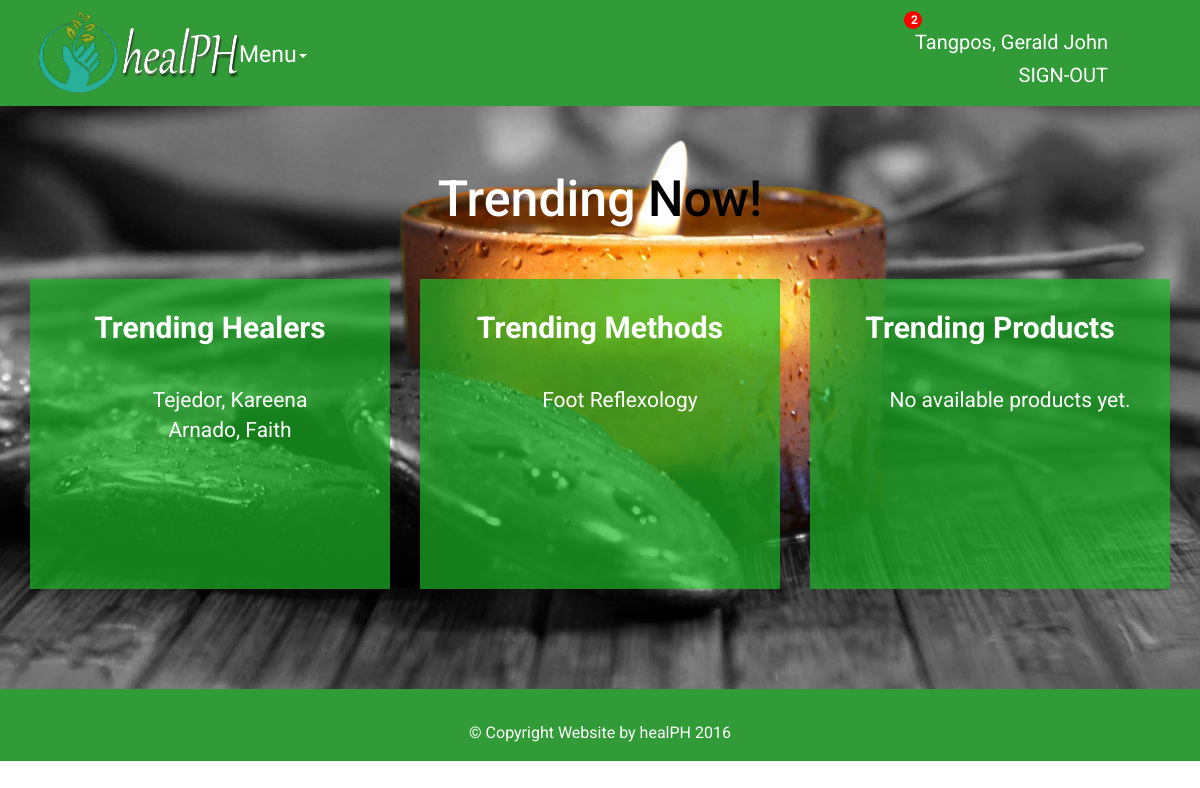
/promotion.php (signed in), run on the app's committed database.
### tables this page shows
CREATE TABLE IF NOT EXISTS `healer` (
  `HEALER_ID` int(11) NOT NULL AUTO_INCREMENT,
  `ACCT_ID` int(11) NOT NULL,
  `FIRSTNAME` varchar(30) NOT NULL,
  `LASTNAME` varchar(30) NOT NULL,
  `ADDRESS` varchar(200) NOT NULL,
  `CONTACT` varchar(30) NOT NULL,
  `EMAIL_ADDRESS` varchar(45) NOT NULL,
  `LATITUDE` varchar(50) NOT NULL,
  `LONGITUDE` varchar(50) NOT NULL,
  `DETAILS` varchar(1000) NOT NULL,
  `SUBEXPIRY` varchar(20) NOT NULL,
  `PICTURE` varchar(50) NOT NULL DEFAULT 'face.jpg',
  `CLINICDAYS` varchar(200) NOT NULL,
  `CLINICHOURS` varchar(20) NOT NULL,
  `DAILYLIMIT` int(11) NOT NULL,
  `RATE` decimal(5,1) NOT NULL,
  `STATUS` varchar(15) NOT NULL DEFAULT 'UNCONFIRMED',
  PRIMARY KEY (`HEALER_ID`)
);

CREATE TABLE IF NOT EXISTS `service` (
  `SERVICE_ID` int(11) NOT NULL AUTO_INCREMENT,
  `SRVCTYPE_ID` int(11) NOT NULL,
  `ACCT_ID` int(11) NOT NULL,
  `NAME` varchar(60) NOT NULL,
  `DESCRIPTION` varchar(3000) NOT NULL,
  `PRICE` decimal(10,2) NOT NULL,
  `STATUS` varchar(100) NOT NULL DEFAULT 'ACTIVE',
  `PICTURE` varchar(60) NOT NULL,
  `RATE` decimal(5,1) NOT NULL,
  PRIMARY KEY (`SERVICE_ID`)
);

### queries/disptophealers.php (the view, shortened to what this page needs)
<?php
		include 'connection.php';
		$sql = "SELECT H.LASTNAME, H.FIRSTNAME, H.HEALER_ID, H.ACCT_ID, H.STATUS, A.ACCT_ID, A.STATUS FROM healer as H INNER JOIN account AS A ON H.ACCT_ID = A.ACCT_ID WHERE H.STATUS = 'ACTIVE' ORDER BY RATE DESC LIMIT 5";
		$retrieve = $conn->query($sql)->fetchAll();
		if($retrieve) {
				foreach($retrieve as $row) {
						$name = $row['LASTNAME']. ", " .$row['FIRSTNAME'];
						$accountid = $row['ACCT_ID'];
						echo "<li><a href='healer.php?accountid=" .$accountid. "&ref=promotion'>" .$name. "</a></li>";
				}
		}
		else {
?>
				<li>No available healers yet.</li>
<?php
		}
?>

### queries/disptopmethods.php (shortened to what this page needs)
<?php
    include 'connection.php';
    $sql = "SELECT * FROM service WHERE STATUS = 'ACTIVE' ORDER BY RATE DESC LIMIT 5";
    $retrieve = $conn->query($sql)->fetchAll();
    if($retrieve) {
        foreach($retrieve as $row) {
            $name = $row['NAME'];
            $methodid = $row['SERVICE_ID'];
            echo "<li><a href='method.php?methodid=" .$methodid. "&ref=promotion'>" .$name. "</a></li>";
        }
    }
    else {
?>
        <li>No available healing methods yet.</li>
<?php
    }
?>

### data on the page
healer: name "Tejedor, Kareena"
healer: name "Arnado, Faith"
service: NAME "Foot Reflexology"

### other printed values
$_SESSION['NAME'] "Tangpos, Gerald John"
$client_notif_count "2"
